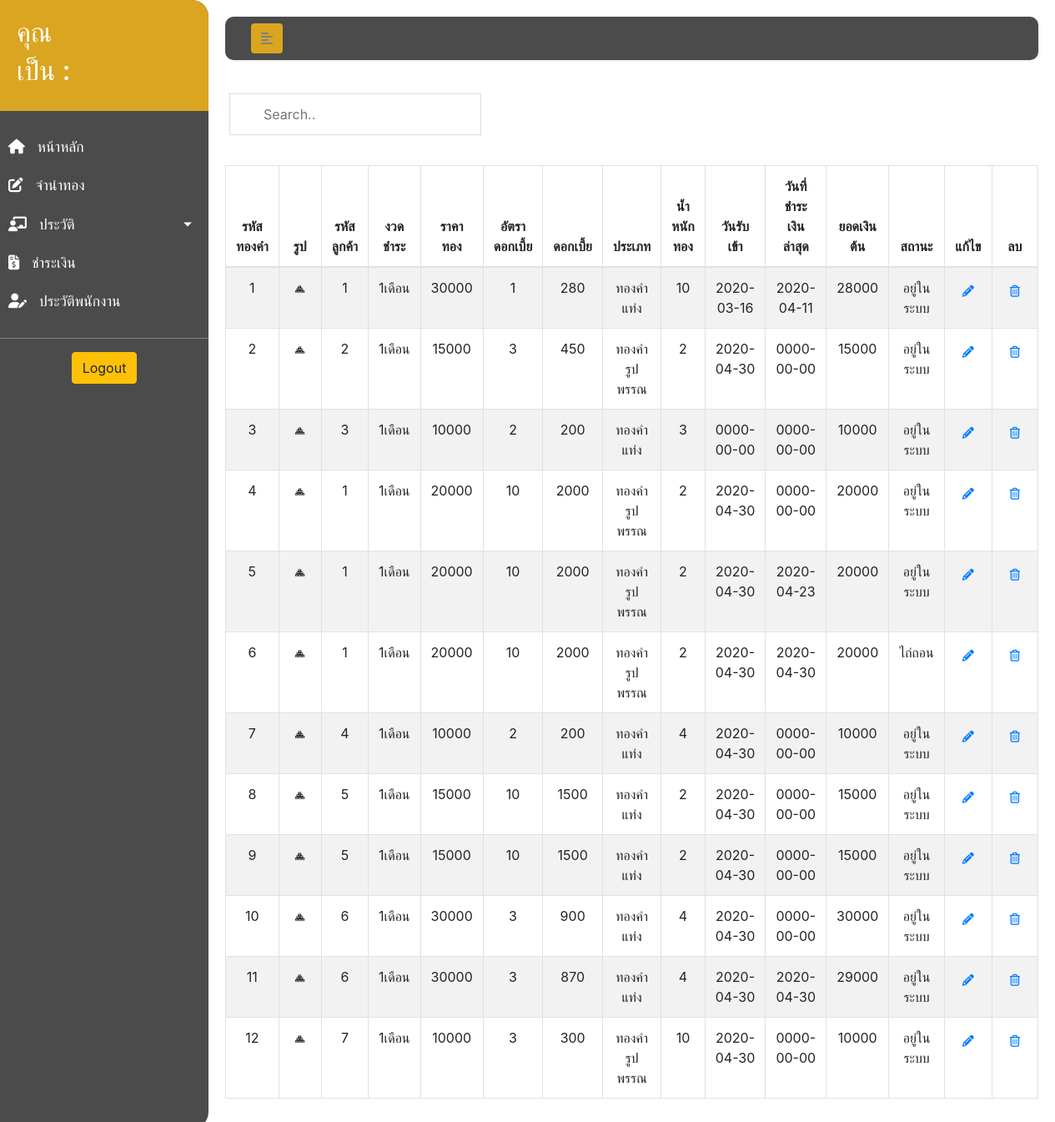
Page /gold_user.php on the committed database.
### tables this page shows
CREATE TABLE `golds` (
  `GoldID` int(10) NOT NULL,
  `CusID` int(10) NOT NULL,
  `Goldpawnday` date NOT NULL,
  `Goldpayday` date NOT NULL,
  `TypeGold` varchar(255) NOT NULL,
  `WeightGold` int(10) NOT NULL,
  `Price` int(10) NOT NULL,
  `Rate` int(10) NOT NULL,
  `Pay` int(10) NOT NULL,
  `DuePayment` varchar(255) NOT NULL,
  `GoldStatus` varchar(255) NOT NULL,
  `GoldImg` varchar(255) NOT NULL,
  `Golddetail` varchar(255) NOT NULL,
  `Goldbalance` int(10) NOT NULL
);

### gold_user.php (the view, shortened to what this page needs)
<?php
    include_once('config.php');
?>
<!DOCTYPE html>
<html lang="en">
<head>
    <link rel="stylesheet" href="css/css.css">
    <link rel="stylesheet" href="https://stackpath.bootstrapcdn.com/bootstrap/4.1.3/css/bootstrap.min.css">
</head>
<body>
    <div class="wrapper">
        <nav id="sidebar">
            <div class="sidebar-header">
                    <h2>คุณ <?php echo $_SESSION['fname']; ?></h2>
                    <h2>เป็น :  <?php echo $_SESSION['position']; ?></h2>
            </div>
            <ul class="list-unstyled components">
                <li>
                    <a href="index_user.php">
                        <i class="fas fa-home"></i>
                        หน้าหลัก
                    </a>
                </li>
                <li>
                    <a href="pawngold_user.php">
                        <i class="fas fa-edit"></i>
                        จำนำทอง
                    </a>
                </li>
                <li>
                    <a href="#infoSubmenu" data-toggle="collapse" aria-expanded="false" class="dropdown-toggle">
                        <i class="fas fa-chalkboard-teacher"></i>
                        ประวัติ
                    </a>
                </li>
                <li>
                    <a href="payment_user.php">
                        <i class="fas fa-file-invoice-dollar"></i>
                        ชำระเงิน
                    </a>
                </li>
                <li>
                    <a href="profile_user.php">
                        <i class="fas fa-user-edit"></i>
                        ประวัติพนักงาน
                    </a>
                </li>
            </ul>
            <div class="logout">
                <a href="logout.php">
                    <input type="submit" class="btn btn-warning" name="logout" value="Logout"><br>
                </a>
            </div>
        </nav>
        <div id="content">
            <nav class="navbar navbar-expand-lg ">
                <div class="container-fluid">
                    <button type="button" id="sidebarCollapse" class="btn">
                        <i class="fas fa-align-left"></i>
                    </button>
                </div>
            </nav>
        <div class="datatable">
<div class="tbcontainer">
            <div class="row">
                <input id="myInput" type="text" placeholder="Search..">
            </div>
            <br>
<?php
    $query  = "SELECT * FROM golds ORDER BY GoldID asc" or die("Error:" .mysqli_error($query));
    $result = mysqli_query($conn, $query);
    echo"<table id='goldtable' class='table table-bordered table-striped table-hover' width='100%' font-size='10px'>";
    echo "<thead>";
        echo "<tr>";
            echo "<th>รหัสทองคำ</th>";
            echo "<th>รูป</th>";
            echo "<th>รหัสลูกค้า</th>";
            echo "<th>งวดชำระ</th>";
            echo "<th>ราคาทอง</th>";
            echo "<th>อัตราดอกเบี้ย</th>";
            echo "<th>ดอกเบี้ย</th>";
            echo "<th>ประเภท</th>";
            echo "<th>น้ำหนักทอง</th>";
            echo "<th>วันรับเข้า</th>";
            echo "<th>วันที่ชำระเงินล่าสุด</th>";
            echo "<th>ยอดเงินต้น</th>";
            echo "<th>สถานะ</th>";
            echo "<th>แก้ไข</th>";
            echo "<th>ลบ</th>";
        echo "</tr>";
    echo "</thead>";
    echo "<tbody id='myTable'>";
    while($row = mysqli_fetch_array($result)){
        echo "<tr>" ;
        echo "<td>" .$row["GoldID"] .  "</td>";
        ?>
        <td width="10%">
            <img src= "goldimg/<?php echo $row["GoldImg"];?>" width="50%">
        </td>
        <?php
        echo "<td>" .$row["CusID"] .  "</td>";
    echo "<td>" .$row["DuePayment"] .  "</td>";
        echo "<td>" .$row["Price"] .  "</td>";
        echo "<td>" .$row["Rate"] .  "</td>";
        echo "<td>" .$row["Pay"] .  "</td>";
        echo "<td>" .$row["TypeGold"] .  "</td>";
        echo "<td>" .$row["WeightGold"] .  "</td>";
     echo "<td>" .$row["Goldpawnday"] .  "</td>";
     echo "<td>" .$row["Goldpayday"] .  "</td>";
     echo "<td>" .$row["Goldbalance"] .  "</td>";
     echo "<td>" .$row["GoldStatus"] .  "</td>";
    ?>
    <td>
        <a class='btn btn-link btn-sm' href='editgold_user.php?gold_id=<?=$row["GoldID"];?>'><span class='fas fa-pencil-alt'></span></a>
    </td>
   <td>
    <a class='btn btn-link btn-sm' href='delete_user.php?gold_id=<?=$row["GoldID"];?>'><span class='fa fa-trash-o'></span></a>
   </td>
    <?php
        echo "</tr>";
        }
    echo"</table>";
?>
</div>
</div>
        </div>
    </div>
</body>
</html>

### css/css.css (style rules this page uses)
* { list-style: none; }
body { font-family: 'Kanit', sans-serif; font-family: 'Roboto Slab', serif; background: #fafafa; text-decoration: none; }
a, a:hover, a:focus { color: inherit; text-decoration: none; transition: all 0.3s; }
.navbar { padding: 15px 10px; background: #4b4b4b; border: none; border-radius: 10px; margin-bottom: 40px; box-shadow: 1px 1px 3px rgba(0, 0, 0, 0.1); }
.navbar .btn { box-shadow: none; outline: none !important; border: none; background: goldenrod; color: gray; }
.wrapper { display: flex; align-items: stretch; width: 100%; height: 100%; }
#sidebar { min-width: 250px; max-width: 250px; background: #4b4b4b; color: #fff; transition: all 0.3s; border-top-right-radius: 20px; border-bottom-right-radius: 20px; }
#sidebar ul li a { text-align: left; }
#sidebar .sidebar-header { padding: 20px; background: goldenrod; border-top-right-radius: 20px; }
#sidebar ul.components { padding: 20px 0; border-bottom: 1px solid gray; }
#sidebar ul li a { padding: 10px; font-size: 1.1em; display: block; color: #fff; }
#sidebar ul li a i { margin-right: 10px; }
a[data-toggle="collapse"] { position: relative; }
.dropdown-toggle::after { display: block; position: absolute; top: 50%; right: 20px; transform: translateY(-50%); }
#content { width: 100%; padding: 20px; min-height: 100vh; transition: all 0.3s ease; }
.tbcontainer { text-align: center; }
.logout { text-align: center; }

### gold_user.php (style rules this page uses)
#myInput { background-image: url('/css/searchicon.png'); background-position: 10px 10px; background-repeat: no-repeat; width: 30%; font-size: 16px; padding: 12px 20px 12px 40px; border: 1px solid #ddd; margin-bottom: 12px; margin-left: 20px; }

### rows in the picture
golds: GoldID "1", GoldImg (picture), CusID "1", DuePayment "1เดือน", Price "30000", Rate "1", Pay "280", TypeGold "ทองคำแท่ง", WeightGold "10", Goldpawnday "2020-03-16", Goldpayday "2020-04-11", Goldbalance "28000", GoldStatus "อยู่ในระบบ"
golds: GoldID "2", GoldImg (picture), CusID "2", DuePayment "1เดือน", Price "15000", Rate "3", Pay "450", TypeGold "ทองคำรูปพรรณ", WeightGold "2", Goldpawnday "2020-04-30", Goldpayday "0000-00-00", Goldbalance "15000", GoldStatus "อยู่ในระบบ"
golds: GoldID "3", GoldImg (picture), CusID "3", DuePayment "1เดือน", Price "10000", Rate "2", Pay "200", TypeGold "ทองคำแท่ง", WeightGold "3", Goldpawnday "0000-00-00", Goldpayday "0000-00-00", Goldbalance "10000", GoldStatus "อยู่ในระบบ"
golds: GoldID "4", GoldImg (picture), CusID "1", DuePayment "1เดือน", Price "20000", Rate "10", Pay "2000", TypeGold "ทองคำรูปพรรณ", WeightGold "2", Goldpawnday "2020-04-30", Goldpayday "0000-00-00", Goldbalance "20000", GoldStatus "อยู่ในระบบ"
golds: GoldID "5", GoldImg (picture), CusID "1", DuePayment "1เดือน", Price "20000", Rate "10", Pay "2000", TypeGold "ทองคำรูปพรรณ", WeightGold "2", Goldpawnday "2020-04-30", Goldpayday "2020-04-23", Goldbalance "20000", GoldStatus "อยู่ในระบบ"
golds: GoldID "6", GoldImg (picture), CusID "1", DuePayment "1เดือน", Price "20000", Rate "10", Pay "2000", TypeGold "ทองคำรูปพรรณ", WeightGold "2", Goldpawnday "2020-04-30", Goldpayday "2020-04-30", Goldbalance "20000", GoldStatus "ไถ่ถอน"
golds: GoldID "7", GoldImg (picture), CusID "4", DuePayment "1เดือน", Price "10000", Rate "2", Pay "200", TypeGold "ทองคำแท่ง", WeightGold "4", Goldpawnday "2020-04-30", Goldpayday "0000-00-00", Goldbalance "10000", GoldStatus "อยู่ในระบบ"
golds: GoldID "8", GoldImg (picture), CusID "5", DuePayment "1เดือน", Price "15000", Rate "10", Pay "1500", TypeGold "ทองคำแท่ง", WeightGold "2", Goldpawnday "2020-04-30", Goldpayday "0000-00-00", Goldbalance "15000", GoldStatus "อยู่ในระบบ"
golds: GoldID "9", GoldImg (picture), CusID "5", DuePayment "1เดือน", Price "15000", Rate "10", Pay "1500", TypeGold "ทองคำแท่ง", WeightGold "2", Goldpawnday "2020-04-30", Goldpayday "0000-00-00", Goldbalance "15000", GoldStatus "อยู่ในระบบ"
golds: GoldID "10", GoldImg (picture), CusID "6", DuePayment "1เดือน", Price "30000", Rate "3", Pay "900", TypeGold "ทองคำแท่ง", WeightGold "4", Goldpawnday "2020-04-30", Goldpayday "0000-00-00", Goldbalance "30000", GoldStatus "อยู่ในระบบ"
golds: GoldID "11", GoldImg (picture), CusID "6", DuePayment "1เดือน", Price "30000", Rate "3", Pay "870", TypeGold "ทองคำแท่ง", WeightGold "4", Goldpawnday "2020-04-30", Goldpayday "2020-04-30", Goldbalance "29000", GoldStatus "อยู่ในระบบ"
golds: GoldID "12", GoldImg (picture), CusID "7", DuePayment "1เดือน", Price "10000", Rate "3", Pay "300", TypeGold "ทองคำรูปพรรณ", WeightGold "10", Goldpawnday "2020-04-30", Goldpayday "0000-00-00", Goldbalance "10000", GoldStatus "อยู่ในระบบ"
